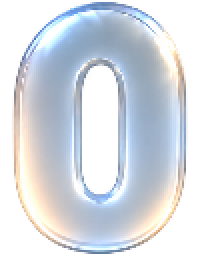
#> input picture esphome/assets/flip_glass_light/proposal/0.png, 100 x 128 px (shown 2 times larger)
$ python build_flip_glass_light_assets.py
#> lines starting #> are read from the running program, lines starting #| are printed output that depends on the picture
"""Pack approved light-glass PNGs into native-order firmware artwork.

This converts the approved sprite pixels without redrawing the artwork.
Requires Pillow and NumPy. Output is deterministic; no network access is used.
"""
from pathlib import Path
import hashlib
import json
import numpy as np
from PIL import Image

ROOT = Path(__file__).resolve().parents[1]
ASSETS = ROOT / "assets" / "flip_glass_light"
SOURCE = ASSETS / "proposal"


def array(name, values, kind, digits):
    values = values.ravel().tolist()
    rows = [", ".join(f"0x{v:0{digits}x}" for v in values[i:i+16]) + "," for i in range(0, len(values), 16)]
    return f"alignas(4) inline constexpr {kind} {name}[] = {{\n" + "\n".join(rows) + "\n};\n"


def main():
    source_names = [f"{n}.png" for n in range(10)] + ["colon.png", "background.png"]
    sprites = []
    for name in source_names[:11]:
        rgba = np.asarray(Image.open(SOURCE / name).convert("RGBA")).astype(np.uint32)
        assert rgba.shape == (128, 100, 4)
        alpha = rgba[:, :, 3]
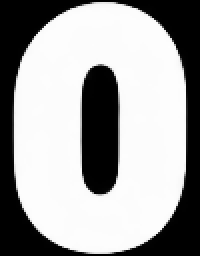
#> alpha: shape (128, 100) uint32 (shown 2 times larger); min 0, max 254, mean 160.5
        # Premultiplied ARGB, column-major for the panel/PSRAM traversal.
        rgb = (rgba[:, :, :3] * alpha[:, :, None] + 127) // 255
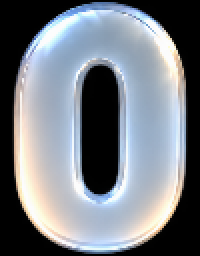
#> rgb: shape (128, 100, 3) uint32 (shown 2 times larger); mean R, G, B 119.1, 124.7, 132
        packed = (alpha << 24) | (rgb[:, :, 0] << 16) | (rgb[:, :, 1] << 8) | rgb[:, :, 2]
        sprites.append(packed.T.ravel())
#> pass 2 of the loop in main, `for name in source_names[:11]:`:
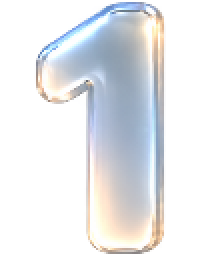
#> input picture esphome/assets/flip_glass_light/proposal/1.png, 100 x 128 px (shown 2 times larger)
#> in main, `alpha = rgba[:, :, 3]`:
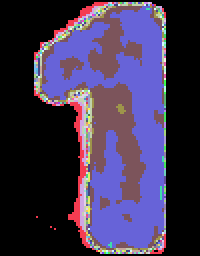
#> alpha: shape (128, 100) uint32 (shown 2 times larger); 152 distinct labels, from 0 to 254; one colour per label, 0 black
#> in main, `packed = (alpha << 24) | (rgb[:, :, 0] << 16) | (rgb[:, :, 1] << 8) | ..`:
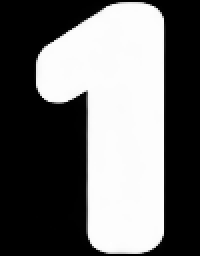
#> packed: shape (128, 100) uint32 (shown 2 times larger); min 0, max 4.28e+09, mean 1.82e+09; drawn with min black and max white
#> pass 3 of the loop in main, `for name in source_names[:11]:`:
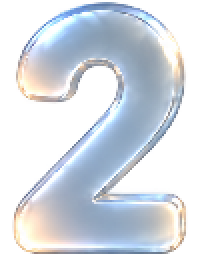
#> input picture esphome/assets/flip_glass_light/proposal/2.png, 100 x 128 px (shown 2 times larger)
#> in main, `alpha = rgba[:, :, 3]`:
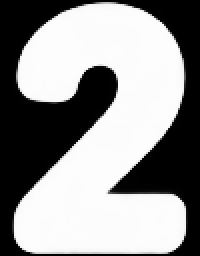
#> alpha: shape (128, 100) uint32 (shown 2 times larger); min 0, max 253, mean 146.4
#> in main, `rgb = (rgba[:, :, :3] * alpha[:, :, None] + 127) // 255`:
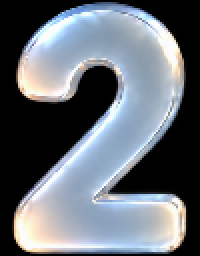
#> rgb: shape (128, 100, 3) uint32 (shown 2 times larger); mean R, G, B 103.8, 110.3, 118.5
#> the loop made 4 passes; the first 3 are shown
    bg = np.asarray(Image.open(SOURCE / "background.png").convert("RGB")).astype(np.uint16)
    assert bg.shape == (320, 480, 3)
    bg565 = ((bg[:, :, 0] >> 3) << 11) | ((bg[:, :, 1] >> 2) << 5) | (bg[:, :, 2] >> 3)
    # Store already byte-swapped, rotated pixels for direct restoration/transfers.
    native = np.rot90(bg565, -1)
    native = ((native << 8) | (native >> 8)).astype(np.uint16)
    fade = np.array([round(255 * .44 * (1-y/100)**1.25) for y in range(100)], dtype=np.uint8)
    header = "// Generated by tools/build_flip_glass_light_assets.py. Do not edit.\n#pragma once\n#include <cstdint>\nnamespace flip_glass_light_assets {\n"
    header += "constexpr int kWidth = 100, kHeight = 128, kGlyphs = 11;\n"
    header += array("kGlyphsARGB", np.concatenate(sprites), "uint32_t", 8)
    header += array("kBackground", native, "uint16_t", 4)
    header += array("kReflectionFade", fade, "uint8_t", 2)
    header += "}  // namespace flip_glass_light_assets\n"
    (ROOT / "flip_glass_light_assets.h").write_text(header, encoding="utf-8", newline="\n")
    manifest = {
        "status": "approved", "cell_width": 100, "cell_height": 128,
        "glyphs": "0123456789:", "compiled_bytes": 11*100*128*4+480*320*2+100,
        "source_sha256": {name: hashlib.sha256((SOURCE / name).read_bytes()).hexdigest() for name in source_names},
        "header_sha256": hashlib.sha256((ROOT / "flip_glass_light_assets.h").read_bytes()).hexdigest(),
    }
    (ASSETS / "manifest.json").write_text(json.dumps(manifest, indent=2)+"\n", encoding="utf-8", newline="\n")
    print(f"Packed approved light-glass artwork: {manifest['compiled_bytes']:,} bytes in flash.")


if __name__ == "__main__":
#> (the run stopped early here; a loop or call above may not have finished)
